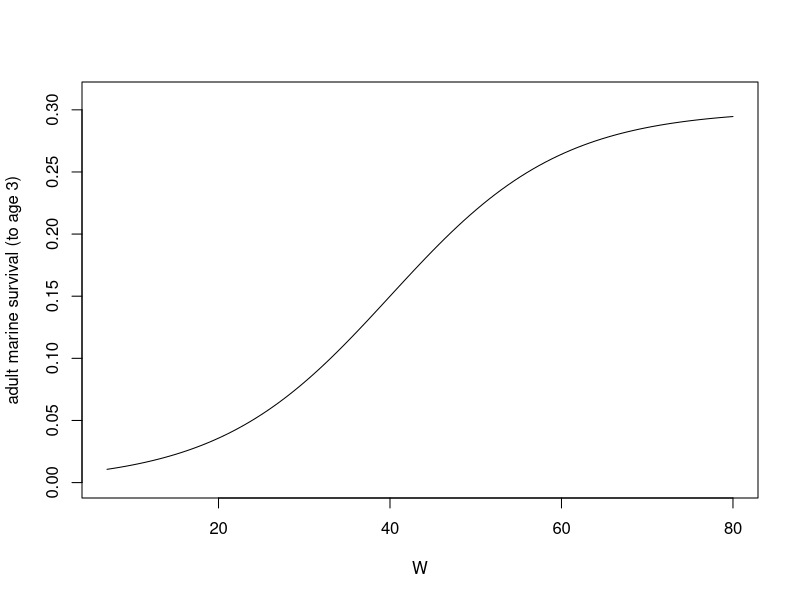
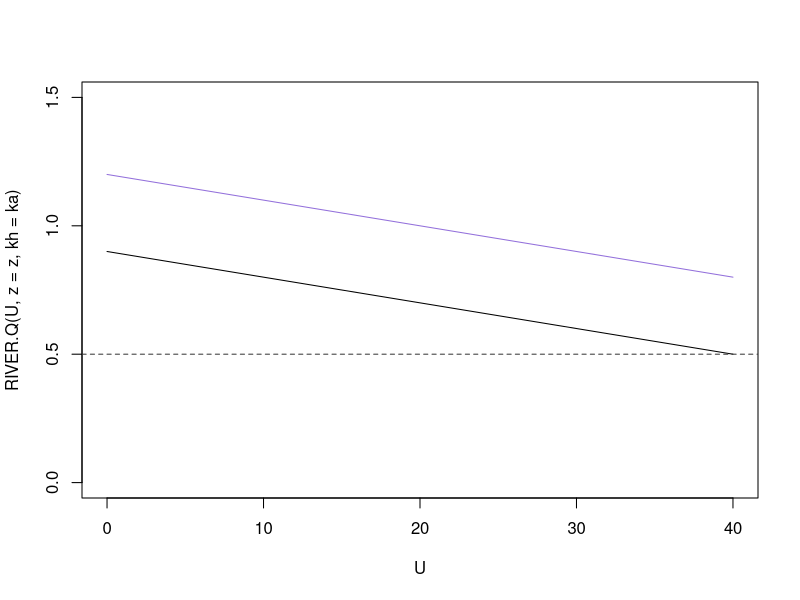
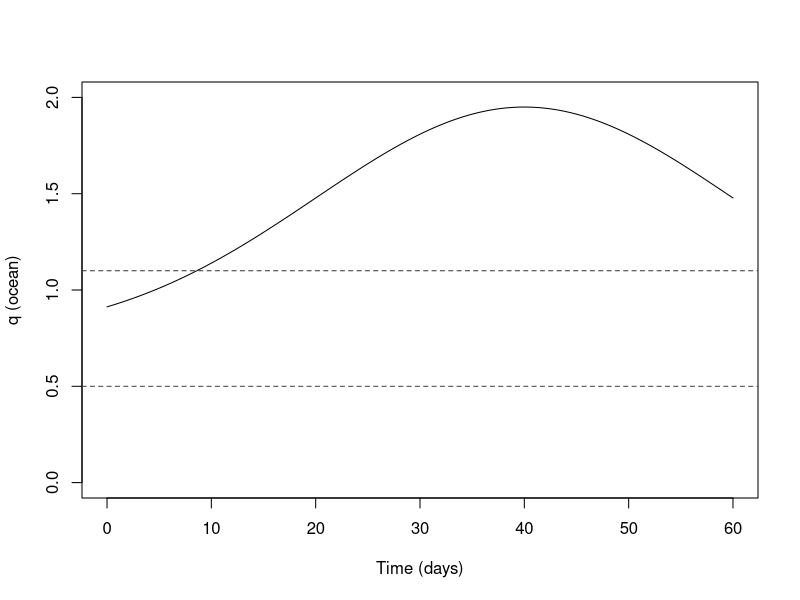
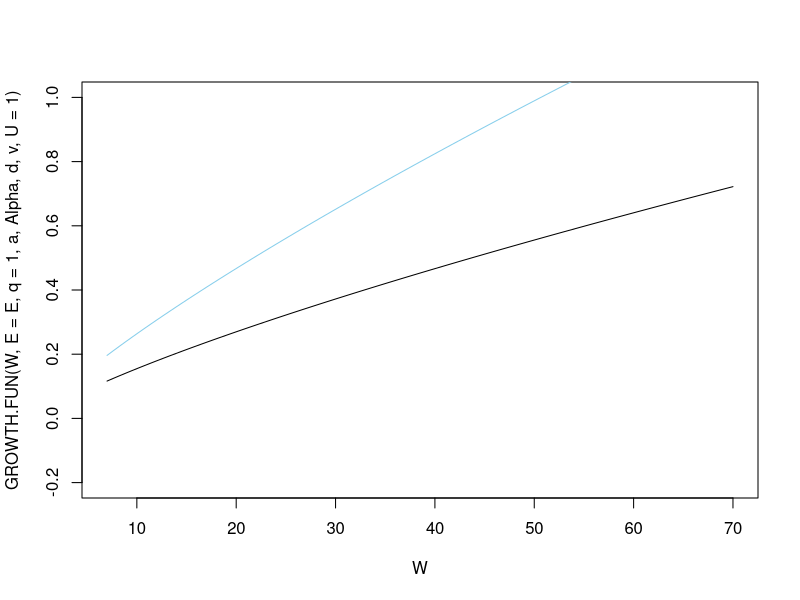

Reproduce these figures in R, in order. (Note: this script raises an error after producing the figures.)


# Model V2

# State Dynamics

## (2.0) State Dynamics ## Choosing parameters ##

options(scipen=999)


# Terminal Fitness Function
Ws    <- 40
r     <- 0.1
Smax  <- 0.3

TERM.FUN <- function(W, Ws, r, Smax){ Smax/(1+exp(-r*(W-Ws))) }

curve(TERM.FUN(W, Ws=Ws , r=r, Smax=Smax), xname="W", xlim=c(7,80), ylim=c(0,0.31), ylab="adult marine survival (to age 3)")

#river growth by speed
z     <- -0.01
ka    <- 0.9 # can vary btw 0.9 and 1.3
kn    <- 1.2 # can vary btw 0.9 and 1.3

RIVER.Q <- function(U, z, kh) { z*U+kh }
curve(RIVER.Q(U, z=z, kh=ka), xname="U", xlim=c(0,40), ylim=c(0,1.5))
curve(RIVER.Q(U, z=z, kh=kn), xname="U", add=T, col="mediumpurple")
abline(h=0.5, col="gray24", lty="dashed")

RIVER.Q(U=0, z=-0.01, kh=ka)
RIVER.Q(U=20, z=-0.01, kh=ka)
RIVER.Q(U=40, z=-0.01, kh=ka)


# ocean growth
f     <- 0.75
g     <- 1.2
c     <- 40
j     <- 0.05

OCEAN.Q <-    function(t, f, g, c, j) { f + g*exp(-(t-c)^2/2*j^2) }
curve(OCEAN.Q(t,f=f, g=g, c=c, j=j), xlim=c(0, 60), ylab="q (ocean)",
      xlab="Time (days)", xname = "t", ylim=c(0,2))
abline(h=1.1, col="gray24", lty="dashed") #river value max (paused in natural)
abline(h=0.5, col="gray24", lty="dashed") #river value min (fast in altered)


# Total Growth
E     <- 0.03
a     <- 0.86
Alpha <- 0.00607
d     <- 1
dn0   <- 0.7
v     <- 0.027

GROWTH.FUN <- function(W, E, q, a, Alpha, d, v, U)    { q*E*W^a - d*Alpha*W*exp(v*U) }

curve(GROWTH.FUN(W, E=E, q=1, a, Alpha, d, v, U=1), xname="W", xlim=c(7,70), ylim=c(-0.2,1))
curve(GROWTH.FUN(W, E=E, q=1.5, a, Alpha, d, v, U=1), xname="W", add=T, col="skyblue")


## Simulate Growth to Check for realistic growth rates.
sim.mix <- data.frame(t=seq(1,60, by=1), X=rep(NA, 60), 
                      h=rep(NA, 60), U=rep(NA, 60))     # set baseline values.

sim.mix[1,2] <- 20 # set starting values for mass

sim.mix[31:60, 3] <- rep("o", 30)   # final 30 days in ocean
sim.mix[1:30, 3] <- sample(0:1, 30, replace=T, prob=c(0.5,0.5))  # first 30 days random between altered and natural
sim.mix$h[sim.mix$h == "1"] <- "a"   # change 1 from sample function to "a"
sim.mix$h[sim.mix$h == "0"] <- "n"   # change 0 from sample function to "n"

sim.mix[31:60, 4] <- rep(0, 30)   # last 30 days move 0 in ocean
sim.mix[1:30, 4] <- sample(0:2, 30, replace=T)  # first 30 days random sample between 0,1,2.
sim.mix$U[sim.mix$U == "1"] <- 20  # change 1 from sample function to "20" km/day
sim.mix$U[sim.mix$U == "2"] <- 40  # change 2 from sample function to "40" km/day


#for loop to simulate salmon mass over 60 days in a mix of habitats.
for(t in 1:59){
  sim.mix[t+1,2]<- sim.mix[t,2] + GROWTH.FUN(W = sim.mix[t,2], E=E, a=a, Alpha=Alpha, v=v,
                                             d = ifelse(sim.mix[t,3] == "n" & sim.mix[t,4] == 0, dn0, d),
                                             q= ifelse(sim.mix[t,3] == "o", OCEAN.Q(t=sim.mix[t,1], f=f, g=g, c=c, j=j),
                                                       ifelse(sim.mix[t,3] == "a", RIVER.Q(U=sim.mix[t,4], z=z, kh=ka), 
                                                              RIVER.Q(U=sim.mix[t,4], z=z, kh=kn))),
                                             U=sim.mix[t,4]) } # end loop.

sim.mix # look at trajectories.
(sim.mix[30,2] - sim.mix[1,2]) / 30   # daily river growth X g/day
(sim.mix[60,2] - sim.mix[31,2]) / 30  # daily ocean growth X g/day


# Calculate specific growth rates (SGR): SGR = [(ln(X2) - ln(X1) / t)] * 100 (Koskela et al. 1997)
# Maximum sgr values should be ~ 1.5%/day (Kosela et al. 1997)
(log(sim.mix[30,2]) - log(sim.mix[1,2])) / 30 * 100 # river specific growth rate (lnWf - lnWi)/time *100
(log(sim.mix[60,2]) - log(sim.mix[31,2])) / 30 * 100 # ocean specific growth rate (lnWf - lnWi)/time *100


# Look at growth trajectories
ggplot(data=sim.mix, aes(x=t, y=X)) + 
  geom_point(color = "royalblue") + geom_line(color = "royalblue") + theme_bw()



# Survival
SURV.FUN <-   function(W, Bu, Bh, Bw, M, m, y, P)     { (1-M*(Bu + Bh + Bw*W^m))^(y*P) }

#Test RISK.FUN
SURV.FUN(W=12, Bu=1, Bh=1, Bw=2, M=0.002, m=-0.37, y=1, P=20) # good.

# solving for Beta-W
Beta.W <- function(X, Bw){ Bw*X^-0.37 }
curve(Beta.W(X, Bw=2), xname="X", xlim=c(7,20), ylim=c(0,1.1), ylab="contrib. daily mortality rate")
abline(h=1,lty="dashed")

Beta.W(X=7, Bw=2)


# simulations
# Simulate survival from sim.mix dataset
head(sim.mix) # make sure this is populated from above.

sim.mix$Surv.day <- NA  # Add column for Survival per day.
sim.mix$Surv.cum <- NA  # Add column for cumulative survival.


#for loop to calculate daily survival probability in each time step/habitat/U/W combination
for(t in 1:60){
  sim.mix[t,5]<-SURV.FUN(W = sim.mix[t,2],
                         Bu = ifelse(sim.mix[t,4] == 20, 1, 0.8),
                         Bh = ifelse(sim.mix[t,3] == "n", 0.8, 1),
                         Bw = 2,
                         M = 0.002,
                         m = -0.37,
                         y = ifelse(sim.mix[t,3] == "n", 1, ifelse(sim.mix[t,3] == "a", 0.8, 1)),
                         P = 20)}

sim.mix$Surv.cum[1] <- sim.mix$Surv.day[1] # set first Surv.cum to the same as the single day.

# for loop to calculate cumulative survival
for(t in 1:59){ sim.mix[t+1,6] <- prod(sim.mix[1:t+1,5])}


#compare plots

#cum surv plots
plot(Surv.cum~t, sim.mix, col=as.factor(U), pch=16)
plot(Surv.cum~t, sim.mix, col=as.factor(h), pch=16)

#surv.day plots
plot(Surv.day~t, sim.mix, col=as.factor(U), pch=16)
plot(Surv.day~t, sim.mix, col=as.factor(h), pch=16)









